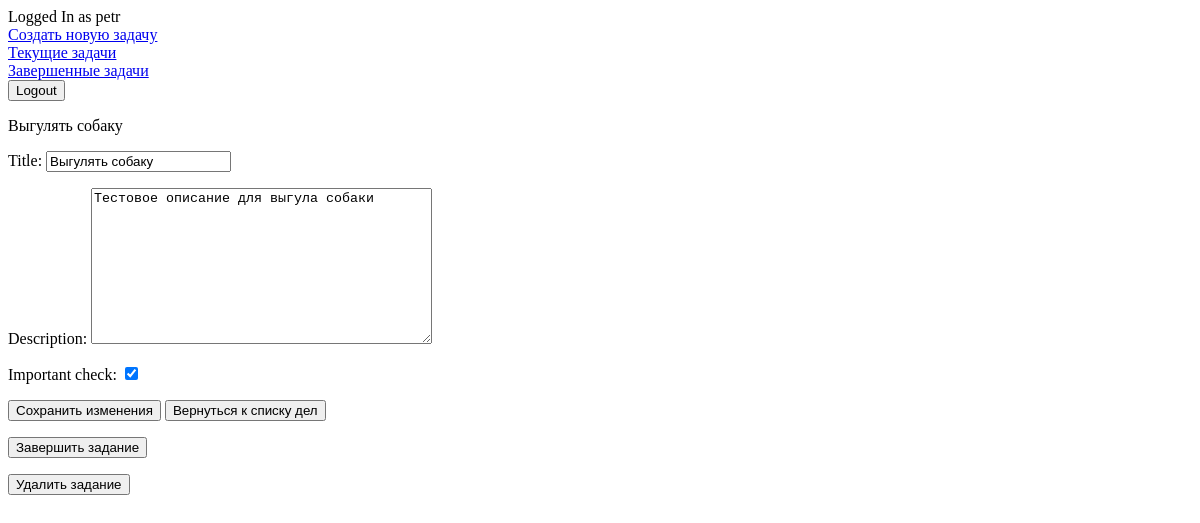
The page /task/1 (signed in) on the database as committed earlier.
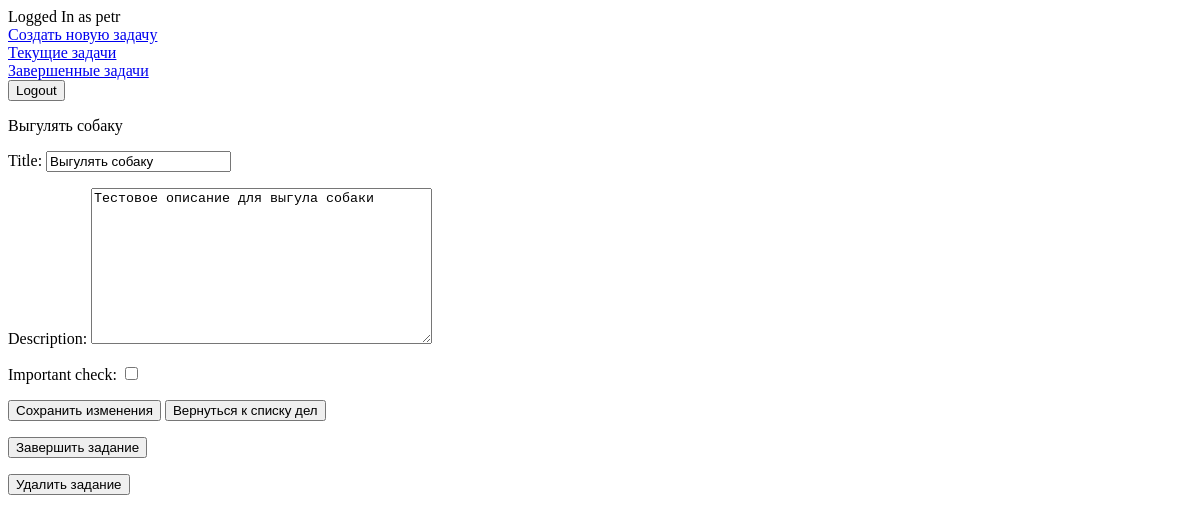
The same page on the database as committed later.
### todo/models.py (models this page shows, shortened)
class TODO(models.Model):
    title = models.CharField(max_length = 100)
    description = models.TextField(max_length = 500, blank = True)
    creation_date = models.DateTimeField(auto_now_add = True)
    completion_date = models.DateTimeField(null = True, blank = True)
    important_check = models.BooleanField(default = False)
    user = models.ForeignKey(User, on_delete = models.CASCADE)

### todo/views.py (the view, shortened to what this page needs)
# urls.py: path('task/<int:task_pk>', views.viewtask, name = 'viewtask'),
@login_required
def viewtask(request, task_pk):
    todo_task = get_object_or_404(TODO, pk = task_pk, user = request.user)
    if request.method == 'GET':
        form = ToDoForm(instance = todo_task)
        return render(request, 'todo/viewtask.html', {'task': todo_task, 'form': form})

### todo/forms.py
class ToDoForm(ModelForm):
    class Meta:
        model = TODO
        fields = ['title', 'description', 'important_check']

### todo/templates/todo/viewtask.html (shortened to what this page needs)
{% extends 'todo/base.html' %}
{% block content %}
{{ task.title }}
<form method = "POST">
{{ form.as_p }}
<button type = "submit">
    Сохранить изменения
</button>
<button href = "{% url 'currenttodos' %}">Вернуться к списку дел</button>
</form>
<form method = "POST" action = "{% url 'completedtask' task.id %}">
<button type = "submit">
    Завершить задание
</button>
</form>
<form method = "POST" action = "{% url 'deletedtask' task.id %}">
<button type = "submit">
    Удалить задание
</button>
</form>
{% endblock %}

Rows that differ between the two databases and show on the page:
changed TODO "Выгулять собаку": important_check "☑" → "☐"
